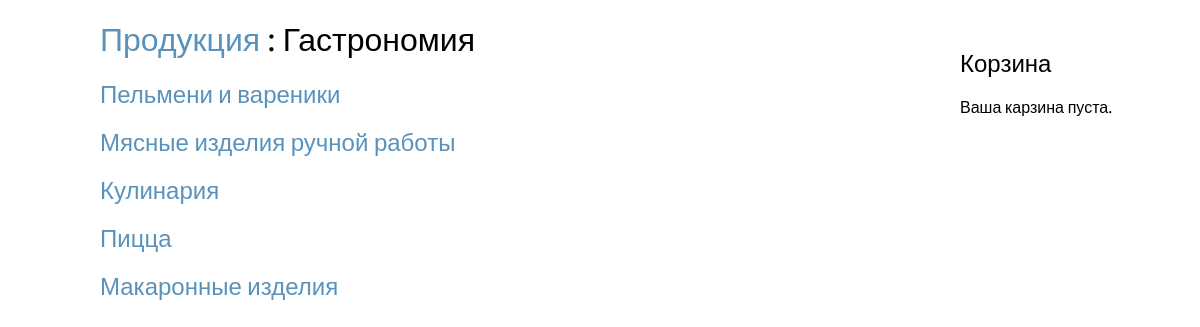
Page /gastronomiya/ on the committed database.
### beckary_shop/models.py (models this page shows, shortened)
class Section(models.Model):
    name = models.CharField(max_length=100, db_index=True)
    slug = models.SlugField(max_length=100, unique=True)
    url = models.URLField(max_length=100)
    img = models.ImageField(upload_to='section/')

class Category(models.Model):
    name = models.CharField(max_length=100, db_index=True)
    slug = models.SlugField(max_length=100, unique=True)
    section = models.ForeignKey(Section, related_name='category', on_delete=models.CASCADE)
    url = models.URLField(max_length=100)
    img = models.ImageField()
    def get_absolute_url(self):
        return reverse('beckary_shop:prod_list', args=[self.section.slug, self.slug])

### beckary_shop/views.py (the view)
# urls.py: path('<slug:slug>/', views.cat_list, name='cat_list'),
def cat_list(request, slug):
    sec = Section.objects.get(slug = slug)
    cat_list = Category.objects.filter(section_id = sec.id)
    return render(request, 'product/cat_list.html', {'cat_list': cat_list, 'sec':sec})

### cart/cart.py (called while the page is built)
    def __len__(self):
        return sum(item['quantity'] for item in self.cart.values())

### cart/context_processor.py (called while the page is built)
def cart(request):
    return {'cart': Cart(request)}

### beckary_shop/templates/product/cat_list.html (shortened to what this page needs)
{% extends "base.html" %}
{% block content %}
<h1><a href="/">Продукция</a> : {{ sec.name }}</h1>
{% for cat in cat_list %}
<h2>
<a href="{{ cat.get_absolute_url }}">{{ cat.name }}</a>
</h2>
{% endfor %}
{% endblock %}

### beckary_shop/static/css/blog__.css (style rules this page uses)
body { margin:0; padding:0; font-family:helvetica, sans-serif; }
h1, h2, h3, h4, h5 , h6 , p { font-family: 'Ubuntu', sans-serif; font-weight:normal; }
a { text-decoration:none; color:#5993bb; }

### rows in the picture
Section: name "Гастрономия"
Category: name "Пельмени и вареники"
Category: name "Мясные изделия ручной работы"
Category: name "Кулинария"
Category: name "Пицца"
Category: name "Макаронные изделия"
